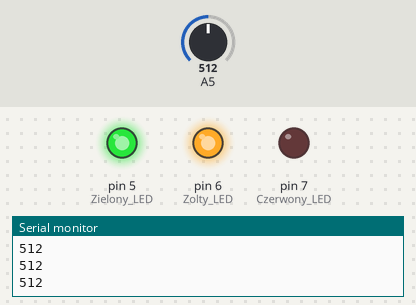
Bench run of a sketch on a simulated Arduino Uno, built with avr-gcc and run on an emulated ATmega328P. Shown: output pins drawn as LEDs (lit = HIGH), the last lines printed to the serial monitor. The test bench sets the inputs (shaded band); at power-on: A5 = 512.

Above: at 1.2 s.
1.3 s: A5 set to 482
At 2.1 s:
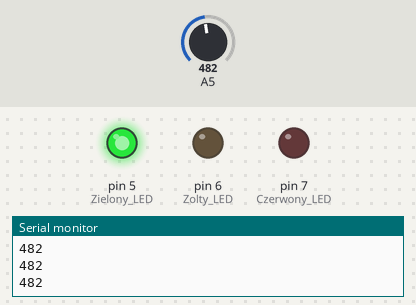
2.8 s: A5 set to 12
4.3 s: A5 set to 9
At 5.5 s:
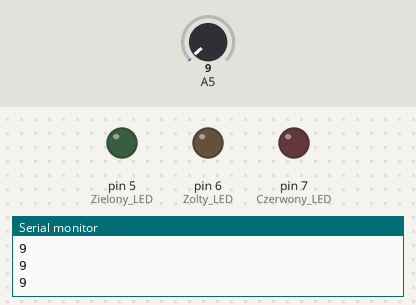
5.8 s: A5 set to 1010
At 6.8 s:
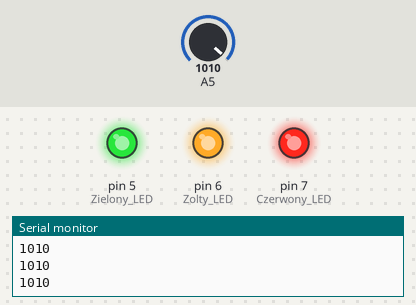
7.3 s: A5 set to 989
At 7.9 s:
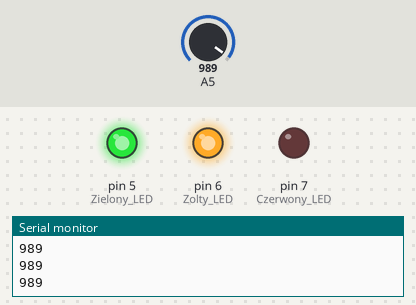
8.8 s: A5 set to 1023
At 10.0 s:
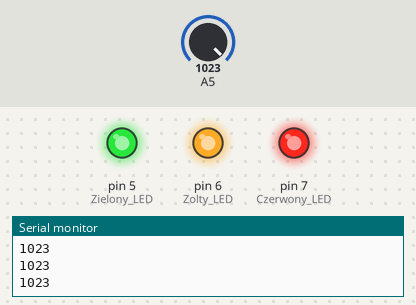
Timing chart, 0 to 11.3 s (numbered marks = the images above; inputs shaded):
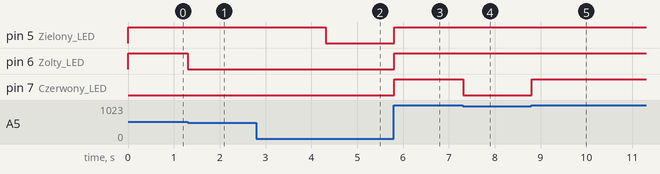

Measured:
- the behaviour switches between 501 and 500 on A5 (found by bisection; images 0 and 1)
- the behaviour switches between 11 and 10 on A5 (found by bisection; images 1 and 2)
- the behaviour switches between 1001 and 1000 on A5 (found by bisection; images 3 and 4)
- after the input at 1.3 s, pin 6 (Zolty_LED): HIGH → LOW at once
- after the input at 4.3 s, pin 5 (Zielony_LED): HIGH → LOW at once
- after the input at 5.8 s, pin 5 (Zielony_LED), pin 6 (Zolty_LED), pin 7 (Czerwony_LED): LOW → HIGH at once
- after the input at 7.3 s, pin 7 (Czerwony_LED): HIGH → LOW at once
- after the input at 8.8 s, pin 7 (Czerwony_LED): LOW → HIGH at once

The sketch:

Potencjometr.ino
```cpp
void setup()
{
  Serial.begin(9600); // Inicjalizacja portu szeregowego
  pinMode(5,OUTPUT); // Zielony LED
  pinMode(6,OUTPUT); // Zolty LED
  pinMode(7,OUTPUT); // Czerwony LED
}

void loop()
{
  int pot = analogRead(A5); // Odczyt z PINU analogowego A5
  if (pot > 10)
  {    digitalWrite(5,HIGH);  }
  else
  {    digitalWrite(5,LOW);  }

  if (pot > 500)
  {    digitalWrite(6,HIGH);  }
  else
  {    digitalWrite(6,LOW);  }

  if (pot > 1000)
  {    digitalWrite(7,HIGH);  }
    else
  {    digitalWrite(7,LOW);  }

  Serial.println(pot); // Wypisanie na porcie wartosci z potencjometru
  delay(10);        // przerwa pomiedzy odczytami
}
```
